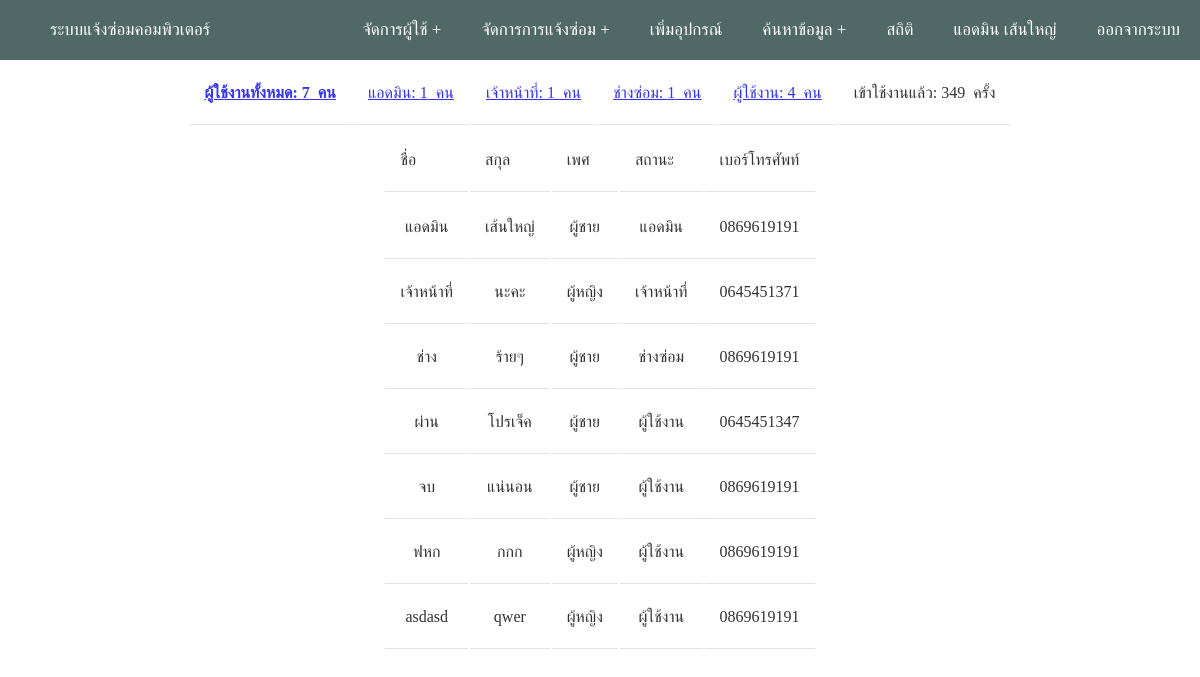
Screenshot of /static/static_user.php?a=all (signed in) with the database file from the repository.
### tables this page shows
CREATE TABLE IF NOT EXISTS `user` (
  `user_id` int(11) NOT NULL AUTO_INCREMENT,
  `username` varchar(20) NOT NULL,
  `password` varchar(20) NOT NULL,
  `status` varchar(1) NOT NULL,
  `id_card` varchar(13) NOT NULL,
  `time` datetime NOT NULL,
  `count` int(11) NOT NULL,
  `u_w` varchar(2) NOT NULL,
  PRIMARY KEY (`user_id`),
  KEY `id_card` (`id_card`),
  KEY `u_w` (`u_w`)
);

CREATE TABLE IF NOT EXISTS `user_info` (
  `info_id` int(11) NOT NULL AUTO_INCREMENT,
  `id_card` varchar(13) NOT NULL,
  `name` varchar(30) NOT NULL,
  `surname` varchar(30) NOT NULL,
  `sex` varchar(1) NOT NULL,
  `email` varchar(30) NOT NULL,
  `phone` varchar(10) NOT NULL,
  `expire_date` date NOT NULL,
  PRIMARY KEY (`id_card`),
  UNIQUE KEY `id` (`info_id`)
);

### static/static.php (called while the page is built, shortened)
<?php
$sql = "SELECT status FROM user";
$query = mysqli_query($conn,$sql) or die (mysqli_error($conn));
$sumuser = mysqli_num_rows($query);
$sql = "SELECT status FROM user where status=0";
$query = mysqli_query($conn,$sql) or die (mysqli_error($conn));
$admin = mysqli_num_rows($query);
$sql = "SELECT status FROM user where status=1";
$query = mysqli_query($conn,$sql) or die (mysqli_error($conn));
$serviece = mysqli_num_rows($query);
$sql = "SELECT status FROM user where status=2";
$query = mysqli_query($conn,$sql) or die (mysqli_error($conn));
$repair = mysqli_num_rows($query);
$sql = "SELECT status FROM user where status=3";
$query = mysqli_query($conn,$sql) or die (mysqli_error($conn));
$user = mysqli_num_rows($query);
$sql = mysqli_query($conn,"SELECT SUM(count) as total FROM user");
$row = mysqli_fetch_array($sql);
$sumlog = $row['total'];
?>

### static/static_user.php (the view, shortened to what this page needs)
<?php
include("../page/header.php");
require('../connect_db.inc.php');
include 'static.php';
$a=$_GET["a"];
?>
<table>
<tr>
<th  /><a href="?a=all">ผู้ใช้งานทั้งหมด: <?php echo $sumuser; ?>&nbsp คน</a>
<td /><a href="?a=a0">แอดมิน: <?php echo $admin; ?>&nbsp คน</a>
<td /><a href="?a=a1">เจ้าหน้าที่: <?php echo $serviece; ?>&nbsp คน</a>
<td /><a href="?a=a2">ช่างซ่อม: <?php echo $repair; ?>&nbsp คน</a>
<td /><a href="?a=a3">ผู้ใช้งาน: <?php echo $user; ?>&nbsp คน</a>
<td />เข้าใช้งานแล้ว: <?php echo $sumlog; ?>&nbsp ครั้ง
</tr>
</table>
<table>
<tr />
<td />ชื่อ
<td />สกุล
<td />เพศ
<td />สถานะ
<td />เบอร์โทรศัพท์
<tr>
<?php if ($a == "all" )
{
	  $sql = "SELECT * FROM user INNER JOIN user_info ON user.id_card=user_info.id_card ";
   $query = mysqli_query($conn,$sql)or die (mysqli_error($conn));
	while($result=mysqli_fetch_array($query,MYSQLI_ASSOC))
	{
	$s_status = $result["status"];
	$array_status = array('แอดมิน','เจ้าหน้าที่','ช่างซ่อม','ผู้ใช้งาน');
	switch ($s_status)
{
	case "0":
	$status = $array_status[0];
	break;
	case "1":
	$status = $array_status[1];
	break;
	case "2":
	$status = $array_status[2];
	break;
	case "3":
	$status = $array_status[3];
	break;
}
?>
<tr>
    <td><div align="center"><?php echo $result["name"];?></td>
    <td ><div align="center"><?php echo $result["surname"];?></td>
    <td ><div align="center"><?php if ($result["sex"]=="m" OR $result["sex"]=="M")
	{
	echo "ผู้ชาย";
	}
	else if ($result["sex"]=="f" OR $result["sex"]=="F")
	{
	echo "ผู้หญิง";
	}
	?>
	</td>
    <td ><div align="center"><?php echo $status;?></td>
    <td ><div align="center"><?php echo $result["phone"];?></td>
</tr>
<?php
	}
}
?>
</tr>
</table>

### page/header.php (style rules this page uses)
* { box-sizing: border-box; font-family : Georgia, serif; }
body { margin: 0; padding: 0; font-family: 'Open Sans', sans-serif; line-height: 32px; }
th, td { border-bottom: 1px solid #ddd; padding: 15px; text-align: left; }

### rows the page displays
user: id_card.name "แอดมิน", id_card.surname "เส้นใหญ่", shows "ผู้ชาย", status "แอดมิน", id_card.phone "0869619191"
user: id_card.name "เจ้าหน้าที่", id_card.surname "นะคะ", shows "ผู้หญิง", status "เจ้าหน้าที่", id_card.phone "0645451371"
user: id_card.name "ช่าง", id_card.surname "ร้ายๆ", shows "ผู้ชาย", status "ช่างซ่อม", id_card.phone "0869619191"
user: id_card.name "ผ่าน", id_card.surname "โปรเจ็ค", shows "ผู้ชาย", status "ผู้ใช้งาน", id_card.phone "0645451347"
user: id_card.name "จบ", id_card.surname "แน่นอน", shows "ผู้ชาย", status "ผู้ใช้งาน", id_card.phone "0869619191"
user: id_card.name "ฟหก", id_card.surname "กกก", shows "ผู้หญิง", status "ผู้ใช้งาน", id_card.phone "0869619191"
user: id_card.name "asdasd", id_card.surname "qwer", shows "ผู้หญิง", status "ผู้ใช้งาน", id_card.phone "0869619191"

### other values shown
$name "แอดมิน"
$sur "เส้นใหญ่"
$sumuser "7"
$admin "1"
$serviece "1"
$repair "1"
$user "4"
$sumlog "349"
